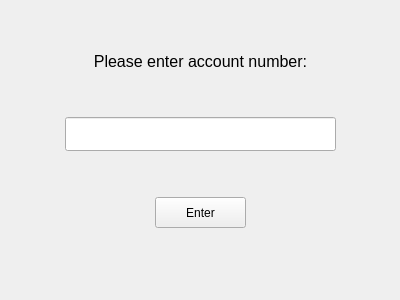
<?xml version="1.0" encoding="UTF-8"?>
<ui version="4.0">
 <class>Form</class>
 <widget class="QWidget" name="Form">
  <property name="geometry">
   <rect>
    <x>0</x>
    <y>0</y>
    <width>400</width>
    <height>300</height>
   </rect>
  </property>
  <property name="minimumSize">
   <size>
    <width>400</width>
    <height>300</height>
   </size>
  </property>
  <property name="windowTitle">
   <string>Form</string>
  </property>
  <layout class="QGridLayout" name="gridLayout_3">
   <item row="0" column="0">
    <layout class="QGridLayout" name="gridLayout_2">
     <item row="1" column="0">
      <spacer name="horizontalSpacer_3">
       <property name="orientation">
        <enum>Qt::Horizontal</enum>
       </property>
       <property name="sizeHint" stdset="0">
        <size>
         <width>40</width>
         <height>20</height>
        </size>
       </property>
      </spacer>
     </item>
     <item row="3" column="1">
      <spacer name="verticalSpacer_2">
       <property name="orientation">
        <enum>Qt::Vertical</enum>
       </property>
       <property name="sizeHint" stdset="0">
        <size>
         <width>20</width>
         <height>40</height>
        </size>
       </property>
      </spacer>
     </item>
     <item row="1" column="2">
      <spacer name="horizontalSpacer_4">
       <property name="orientation">
        <enum>Qt::Horizontal</enum>
       </property>
       <property name="sizeHint" stdset="0">
        <size>
         <width>40</width>
         <height>20</height>
        </size>
       </property>
      </spacer>
     </item>
     <item row="0" column="1">
      <spacer name="verticalSpacer">
       <property name="orientation">
        <enum>Qt::Vertical</enum>
       </property>
       <property name="sizeHint" stdset="0">
        <size>
         <width>20</width>
         <height>40</height>
        </size>
       </property>
      </spacer>
     </item>
     <item row="1" column="1">
      <layout class="QGridLayout" name="gridLayout">
       <item row="5" column="1">
        <widget class="QPushButton" name="enter_button">
         <property name="minimumSize">
          <size>
           <width>91</width>
           <height>31</height>
          </size>
         </property>
         <property name="maximumSize">
          <size>
           <width>91</width>
           <height>31</height>
          </size>
         </property>
         <property name="text">
          <string>Enter</string>
         </property>
        </widget>
       </item>
       <item row="5" column="2">
        <spacer name="horizontalSpacer">
         <property name="orientation">
          <enum>Qt::Horizontal</enum>
         </property>
         <property name="sizeHint" stdset="0">
          <size>
           <width>40</width>
           <height>20</height>
          </size>
         </property>
        </spacer>
       </item>
       <item row="2" column="0" colspan="3">
        <widget class="QLineEdit" name="lineEdit">
         <property name="minimumSize">
          <size>
           <width>271</width>
           <height>34</height>
          </size>
         </property>
         <property name="font">
          <font>
           <pointsize>14</pointsize>
          </font>
         </property>
         <property name="toolTip">
          <string/>
         </property>
         <property name="statusTip">
          <string/>
         </property>
         <property name="inputMethodHints">
          <set>Qt::ImhDigitsOnly|Qt::ImhHiddenText|Qt::ImhNoAutoUppercase|Qt::ImhNoPredictiveText|Qt::ImhSensitiveData</set>
         </property>
         <property name="inputMask">
          <string/>
         </property>
         <property name="text">
          <string extracomment="Enter Account ID"></string>
         </property>
         <property name="maxLength">
          <number>12</number>
         </property>
         <property name="echoMode">
          <enum>QLineEdit::Password</enum>
         </property>
         <property name="alignment">
          <set>Qt::AlignCenter</set>
         </property>
         <property name="clearButtonEnabled">
          <bool>true</bool>
         </property>
        </widget>
       </item>
       <item row="5" column="0">
        <spacer name="horizontalSpacer_2">
         <property name="orientation">
          <enum>Qt::Horizontal</enum>
         </property>
         <property name="sizeHint" stdset="0">
          <size>
           <width>40</width>
           <height>20</height>
          </size>
         </property>
        </spacer>
       </item>
       <item row="1" column="1">
        <spacer name="verticalSpacer_3">
         <property name="orientation">
          <enum>Qt::Vertical</enum>
         </property>
         <property name="sizeHint" stdset="0">
          <size>
           <width>20</width>
           <height>40</height>
          </size>
         </property>
        </spacer>
       </item>
       <item row="0" column="0" colspan="3">
        <widget class="QLabel" name="instruction_label">
         <property name="font">
          <font>
           <pointsize>12</pointsize>
          </font>
         </property>
         <property name="text">
          <string>Please enter account number:</string>
         </property>
         <property name="alignment">
          <set>Qt::AlignCenter</set>
         </property>
        </widget>
       </item>
       <item row="3" column="1">
        <spacer name="verticalSpacer_4">
         <property name="orientation">
          <enum>Qt::Vertical</enum>
         </property>
         <property name="sizeHint" stdset="0">
          <size>
           <width>20</width>
           <height>40</height>
          </size>
         </property>
        </spacer>
       </item>
      </layout>
     </item>
     <item row="2" column="1">
      <widget class="QLabel" name="feedback_label">
       <property name="font">
        <font>
         <pointsize>10</pointsize>
        </font>
       </property>
       <property name="frameShape">
        <enum>QFrame::NoFrame</enum>
       </property>
       <property name="frameShadow">
        <enum>QFrame::Plain</enum>
       </property>
       <property name="text">
        <string/>
       </property>
       <property name="textFormat">
        <enum>Qt::AutoText</enum>
       </property>
       <property name="alignment">
        <set>Qt::AlignCenter</set>
       </property>
      </widget>
     </item>
    </layout>
   </item>
  </layout>
 </widget>
 <resources/>
 <connections/>
</ui>
